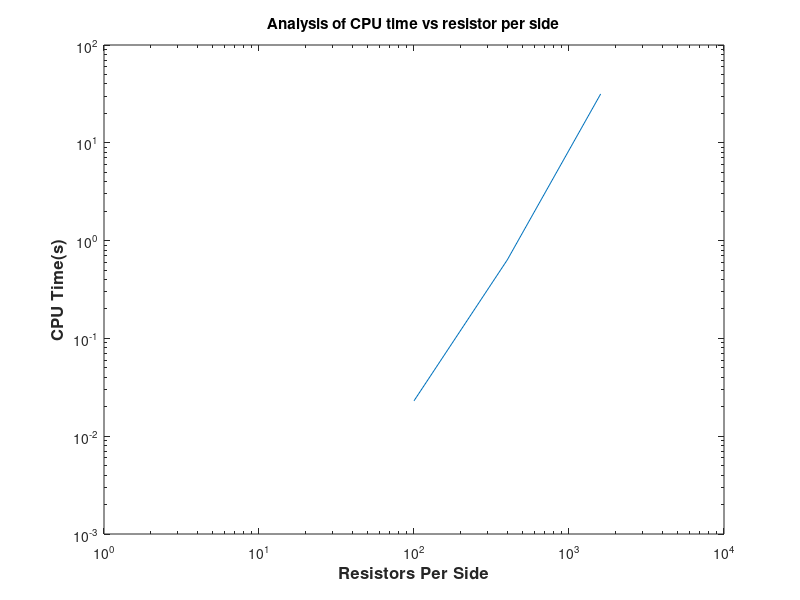
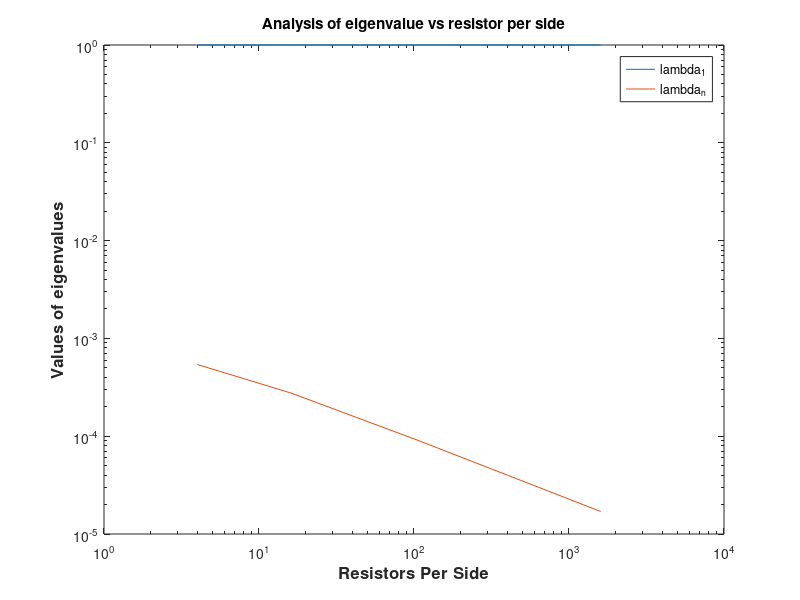
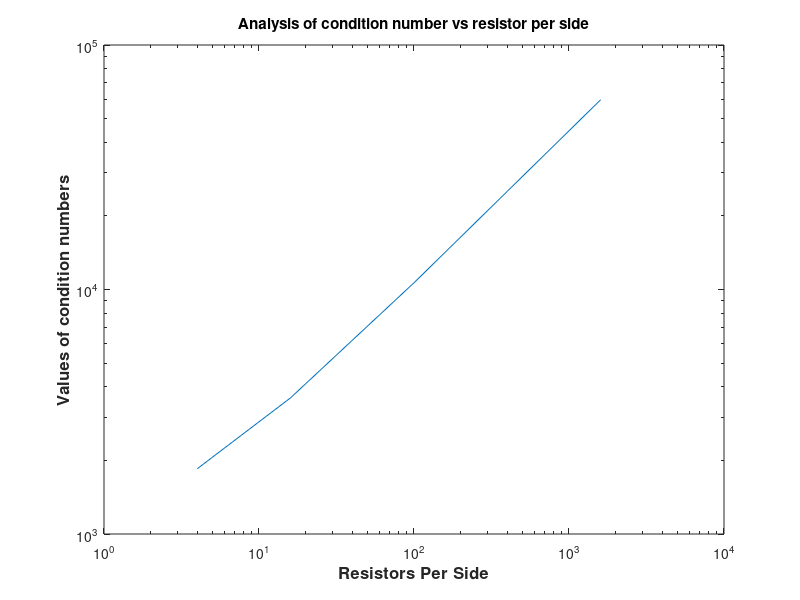

MATLAB code to generate these figures, in order:
close all;
xdata = [2^2     4^2    10^2    20^2    40^2];
ydata = [0.0010    0    0.0230    0.6360   31.5630];
figure 
loglog(xdata,ydata);
xlabel('Resistors Per Side','FontSize',12,'FontWeight','bold');
ylabel('CPU Time(s)','FontSize',12,'FontWeight','bold');
title('Analysis of CPU time vs resistor per side');
figure;

lambdaMin = [0.000541 0.000277 0.000094 0.000040 0.000017];
lambdaMax = [1 1 1 1 1];
loglog(xdata,lambdaMax);
hold on;
loglog(xdata,lambdaMin);
xlabel('Resistors Per Side','FontSize',12,'FontWeight','bold');
ylabel('Values of eigenvalues','FontSize',12,'FontWeight','bold');
legend('lambda_1','lambda_n');
title('Analysis of eigenvalue vs resistor per side');
hold off
figure
cond = [1849.470024 3607.461004 10653.368024 25212.310283 59700.888558];
loglog(xdata,cond);
xlabel('Resistors Per Side','FontSize',12,'FontWeight','bold');
ylabel('Values of condition numbers','FontSize',12,'FontWeight','bold');
title('Analysis of condition number vs resistor per side');


